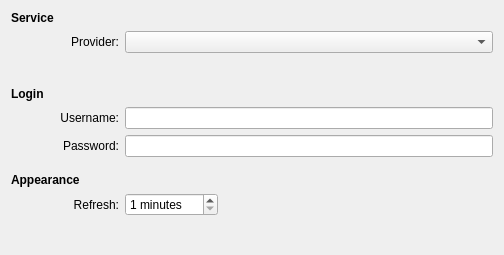
<ui version="4.0" >
 <class>LoginConfig</class>
 <widget class="QWidget" name="LoginConfig" >
  <property name="geometry" >
   <rect>
    <x>0</x>
    <y>0</y>
    <width>504</width>
    <height>255</height>
   </rect>
  </property>
  <layout class="QGridLayout" name="gridLayout" >
   <item row="5" column="1" >
    <widget class="QLabel" name="label_2" >
     <property name="text" >
      <string>Password:</string>
     </property>
     <property name="alignment" >
      <set>Qt::AlignRight|Qt::AlignTrailing|Qt::AlignVCenter</set>
     </property>
     <property name="buddy" >
      <cstring>passwordEdit</cstring>
     </property>
    </widget>
   </item>
   <item row="5" column="2" >
    <widget class="KLineEdit" name="passwordEdit" >
     <property name="inputMask" >
      <string/>
     </property>
     <property name="echoMode" >
      <enum>QLineEdit::Password</enum>
     </property>
     <property name="passwordMode" >
      <bool>true</bool>
     </property>
    </widget>
   </item>
   <item row="7" column="0" colspan="2" >
    <widget class="QLabel" name="label_7" >
     <property name="font" >
      <font>
       <weight>75</weight>
       <bold>true</bold>
      </font>
     </property>
     <property name="text" >
      <string>Appearance</string>
     </property>
    </widget>
   </item>
   <item row="8" column="1" >
    <widget class="QLabel" name="label_4" >
     <property name="text" >
      <string>Refresh:</string>
     </property>
     <property name="alignment" >
      <set>Qt::AlignRight|Qt::AlignTrailing|Qt::AlignVCenter</set>
     </property>
     <property name="buddy" >
      <cstring>updateIntervalSpinBox</cstring>
     </property>
    </widget>
   </item>
   <item row="8" column="2" >
    <layout class="QHBoxLayout" name="horizontalLayout_2" >
     <item>
      <widget class="QSpinBox" name="updateIntervalSpinBox" >
       <property name="suffix" >
        <string> minutes</string>
       </property>
       <property name="minimum" >
        <number>1</number>
       </property>
       <property name="maximum" >
        <number>999</number>
       </property>
      </widget>
     </item>
     <item>
      <spacer name="horizontalSpacer_2" >
       <property name="orientation" >
        <enum>Qt::Horizontal</enum>
       </property>
       <property name="sizeHint" stdset="0" >
        <size>
         <width>40</width>
         <height>20</height>
        </size>
       </property>
      </spacer>
     </item>
    </layout>
   </item>
   <item row="6" column="1" >
    <spacer name="verticalSpacer_2" >
     <property name="orientation" >
      <enum>Qt::Vertical</enum>
     </property>
     <property name="sizeType" >
      <enum>QSizePolicy::Fixed</enum>
     </property>
     <property name="sizeHint" stdset="0" >
      <size>
       <width>20</width>
       <height>10</height>
      </size>
     </property>
    </spacer>
   </item>
   <item row="4" column="1" >
    <widget class="QLabel" name="label" >
     <property name="text" >
      <string>Username:</string>
     </property>
     <property name="alignment" >
      <set>Qt::AlignRight|Qt::AlignTrailing|Qt::AlignVCenter</set>
     </property>
     <property name="buddy" >
      <cstring>usernameEdit</cstring>
     </property>
    </widget>
   </item>
   <item row="4" column="2" >
    <widget class="KLineEdit" name="usernameEdit" />
   </item>
   <item row="9" column="1" >
    <spacer name="verticalSpacer" >
     <property name="orientation" >
      <enum>Qt::Vertical</enum>
     </property>
     <property name="sizeHint" stdset="0" >
      <size>
       <width>20</width>
       <height>40</height>
      </size>
     </property>
    </spacer>
   </item>
   <item row="3" column="0" colspan="2" >
    <widget class="QLabel" name="label_6" >
     <property name="font" >
      <font>
       <weight>75</weight>
       <bold>true</bold>
      </font>
     </property>
     <property name="text" >
      <string>Login</string>
     </property>
    </widget>
   </item>
   <item row="0" column="0" >
    <widget class="QLabel" name="label_3" >
     <property name="font" >
      <font>
       <weight>75</weight>
       <bold>true</bold>
      </font>
     </property>
     <property name="text" >
      <string>Service</string>
     </property>
    </widget>
   </item>
   <item row="1" column="2" >
    <widget class="KComboBox" name="providerComboBox" />
   </item>
   <item row="1" column="1" >
    <widget class="QLabel" name="label_5" >
     <property name="text" >
      <string>Provider:</string>
     </property>
     <property name="alignment" >
      <set>Qt::AlignRight|Qt::AlignTrailing|Qt::AlignVCenter</set>
     </property>
    </widget>
   </item>
   <item row="2" column="1" >
    <spacer name="verticalSpacer_4" >
     <property name="orientation" >
      <enum>Qt::Vertical</enum>
     </property>
     <property name="sizeHint" stdset="0" >
      <size>
       <width>20</width>
       <height>40</height>
      </size>
     </property>
    </spacer>
   </item>
  </layout>
 </widget>
 <customwidgets>
  <customwidget>
   <class>KComboBox</class>
   <extends>QComboBox</extends>
   <header>kcombobox.h</header>
  </customwidget>
  <customwidget>
   <class>KLineEdit</class>
   <extends>QLineEdit</extends>
   <header>klineedit.h</header>
  </customwidget>
 </customwidgets>
 <tabstops>
  <tabstop>usernameEdit</tabstop>
  <tabstop>passwordEdit</tabstop>
  <tabstop>updateIntervalSpinBox</tabstop>
 </tabstops>
 <resources/>
 <connections/>
</ui>
